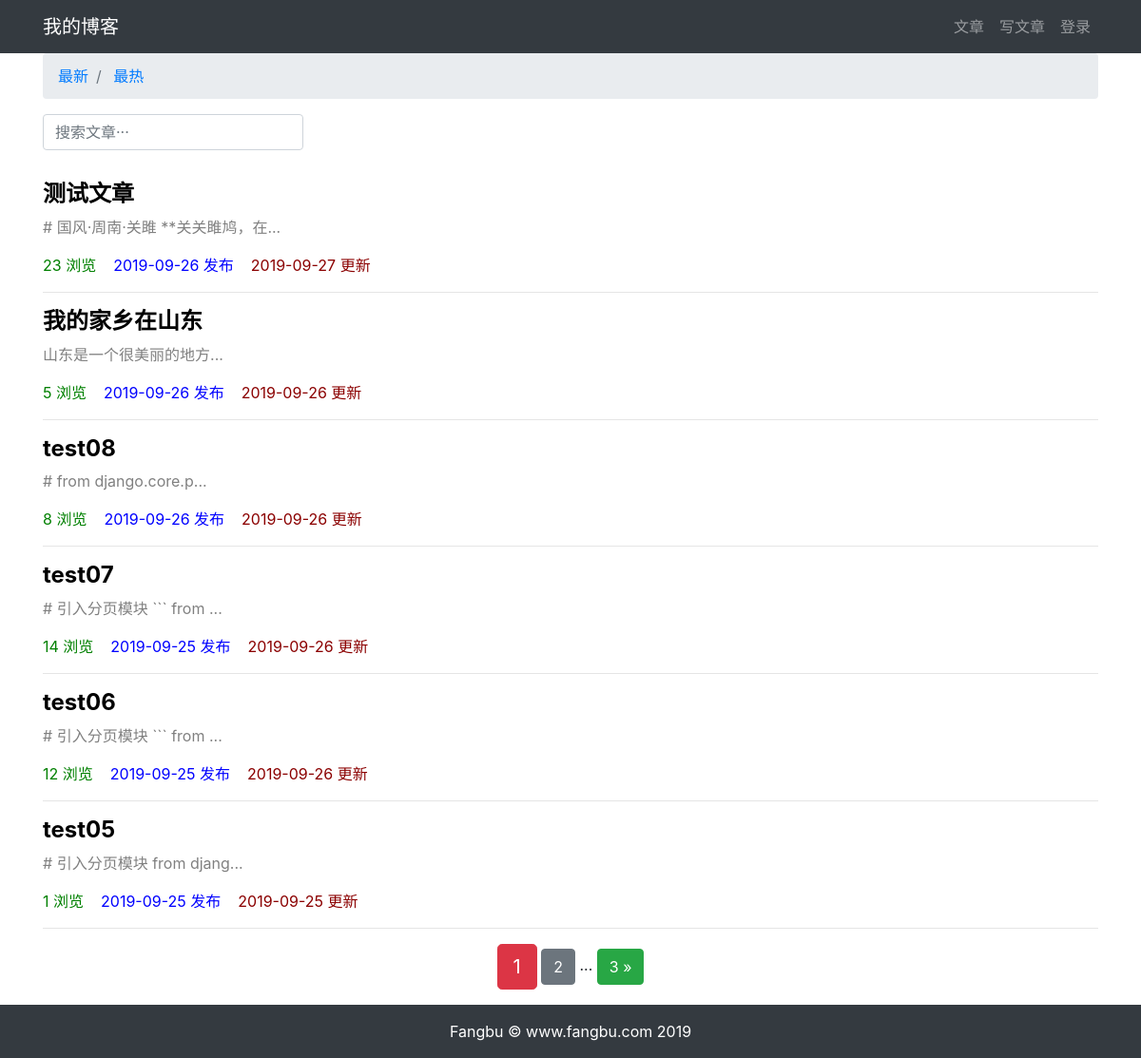
Before: /article/article-list/ with the older database file.
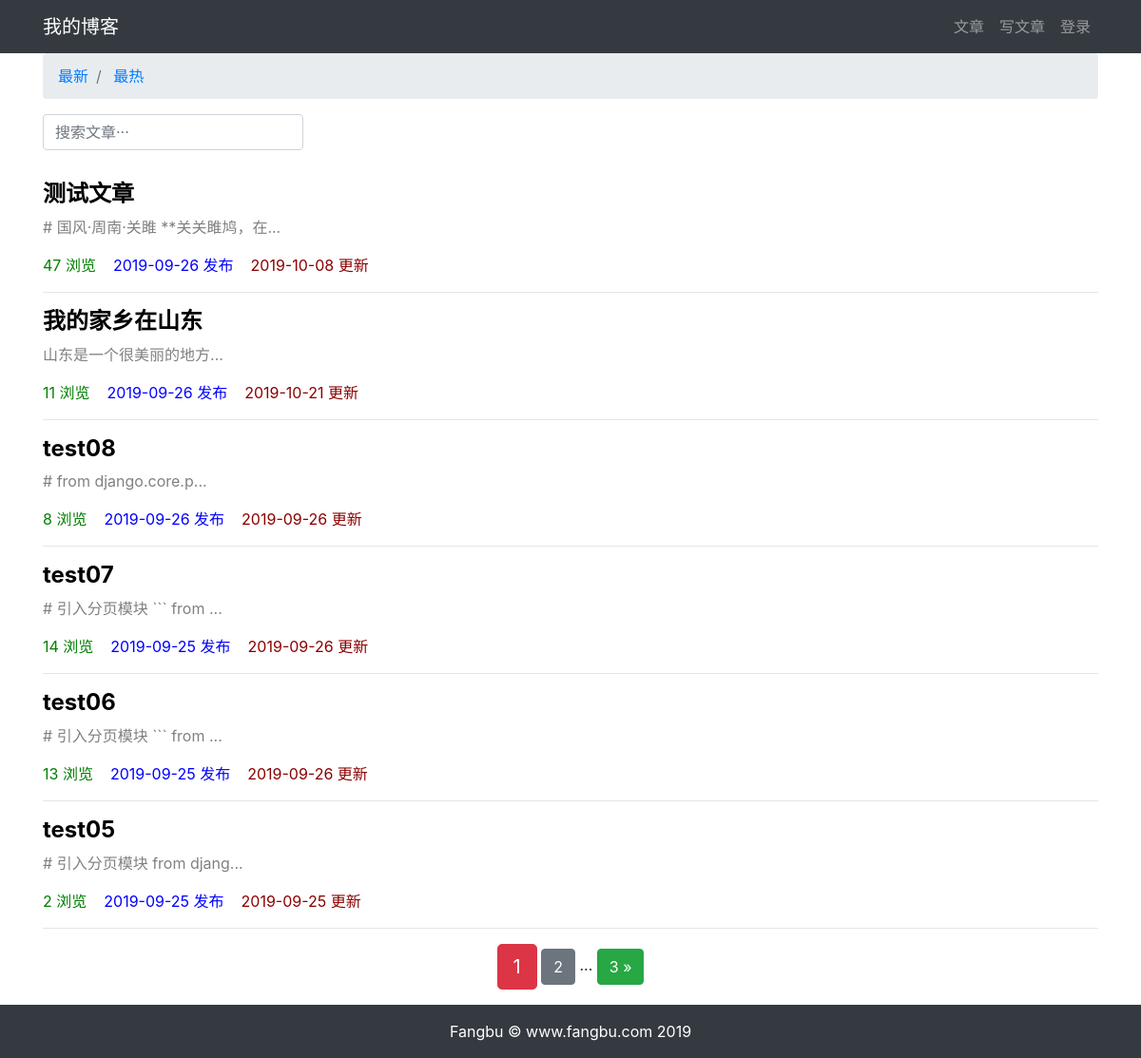
After: the same page with the newer database file.
### article/models.py (models this page shows, shortened)
class ArticlePost(models.Model):
    total_views = models.PositiveIntegerField(default=0)
    author = models.ForeignKey(User, on_delete=models.CASCADE)
    title = models.CharField(max_length=100)
    body = models.TextField()
    created = models.DateTimeField(default=timezone.now)
    updated = models.DateTimeField(auto_now=True)
    class Meta:
        ordering = ('-created',)

### article/views.py (the view)
# urls.py: path('article-list/', views.article_list, name='article_list'),
def article_list(request):
    search = request.GET.get('search')
    order = request.GET.get('order')
    if search:
        if order == 'total_views':
            article_list = ArticlePost.objects.filter(
                Q(title__icontains=search) |
                Q(body__icontains=search)
            ).order_by('-total_views')
        else:
            article_list = ArticlePost.objects.filter(
                Q(title__icontains=search) |
                Q(body__icontains=search)
            )
    else:
        search = ''
        if order == 'total_views':
            article_list = ArticlePost.objects.all().order_by('-total_views')
        else:
            article_list = ArticlePost.objects.all()
    if request.GET.get('order') == 'total_views':
        article_list = ArticlePost.objects.all().order_by('-total_views')
        order = 'total_views'
    else:
        article_list = ArticlePost.objects.all()
        order = 'normal'
    paginator = Paginator(article_list, 6)
    page = request.GET.get('page')
    articles = paginator.get_page(page)
    context = {'articles': articles, 'order': order, 'search': search }
    return render(request, 'article/list.html', context)

### templates/article/list.html (shortened to what this page needs)
{% extends "base.html" %}
{% load staticfiles %}
{% block content %}
<div class="container">
    <nav aria-label="breadcrumb">
        <ol class="breadcrumb">
            <li class="breadcrumb-item">
                <a href="{% url 'article:article_list' %}?search={{ search }}">
                    最新
                </a>
            </li>
            <li class="breadcrumb-item">
                <a href="{% url 'article:article_list' %}?order=total_views&search={{ search }}">
                    最热
                </a>
            </li>
        </ol>
    </nav>
    <div class="row">
        <div class="col-auto mr-auto">
            <form class="form-inline" >
                <input type="text"
                    class="form-control mb-2 mr-sm-2"
                    name="search"
                    placeholder="搜索文章···"
                    required
                >
            </form>
        </div>
    </div>
    <div class="row mt-2">
        {% for article in articles %}
        <div class="col-12">
                <h4>
                    <b>
                        <a href="{% url 'article:article_detail' article.id %}"
                           style="color: black;"
                        >
                            {{ article.title }}
                        </a>
                    </b>
                </h4>
                <div>
                    <p style="color: gray;">
                        {{ article.body|slice:'20' }}...
                    </p>
                </div>
                <p>
                    <span style="color: green;">
                        {{ article.total_views }} 浏览&nbsp;&nbsp;&nbsp;
                    </span>
                    <span style="color: blue;">
                        {{ article.created|date:'Y-m-d' }} 发布&nbsp;&nbsp;&nbsp;
                    </span>
                    <span style="color: darkred;">
                        {{ article.updated|date:'Y-m-d' }} 更新
                    </span>
                </p>
                <hr>
            </div>
       {% endfor %}
    </div>
    <div class="pagination row">
        <div class="m-auto">
            <span class="step-links">
                <span class="current btn btn-danger btn-lg">
                    {{ articles.number }}
                </span>
                {% if articles.has_next %}
                    <a href="?page={{ articles.next_page_number }}&order={{ order }}&search={{ search }}"
                       class="btn btn-secondary">{{ articles.next_page_number }}
                    </a>
                    <span>...</span>
                    <a href="?page={{ articles.paginator.num_pages }}&order={{ order }}&search={{ search }}"
                       class="btn btn-success">{{ articles.paginator.num_pages }} &raquo;
                    </a>
                {% endif %}
            </span>
        </div>
</div>
</div>
{% endblock content %}

### templates/base.html (shortened to what this page needs)
{% load staticfiles %}
<html lang="zh-cn">
<head>
    <link rel="stylesheet" href="{% static 'bootstrap/css/bootstrap.min.css' %}">
    <link rel="stylesheet" href="{% static 'md_css/monokai.css' %}">
</head>
<body>
    {% include 'header.html' %}
    {% block content %}{% endblock content %}
    {% include 'footer.html' %}
</body>
</html>

### templates/header.html (shortened to what this page needs)
<nav class="navbar navbar-expand-lg navbar-dark bg-dark">
  <div class="container">
    <a class="navbar-brand" href="#">我的博客</a>
    <div>
      <ul class="navbar-nav">
        <li class="nav-item">
          <a class="nav-link" href="{% url 'article:article_list' %}">文章</a>
        </li>
        <li class="nav-item">
          <a class="nav-link" href="{% url 'article:article_create' %}">写文章</a>
        </li>
        {% if user.is_authenticated %}
        <li class="nav-item dropdown">
            <a class="nav-link dropdown-toggle" href="#" id="navbarDropdown" role="button" data-toggle="dropdown" aria-haspopup="true" aria-expanded="false">
              {{ user.username }}
            </a>
            <div class="dropdown-menu" aria-labelledby="navbarDropdown">
              <a class="dropdown-item" href="#" onclick="user_delete()">删除用户</a>
              <a class="dropdown-item" href='{% url "userprofile:logout" %}'>退出登录</a>
              <a class="dropdown-item" href='{% url "userprofile:edit" user.id %}'>个人信息</a>
            </div>
        </li>
        {% else %}
        <li class="nav-item">
            <a class="nav-link" href="{% url 'userprofile:login' %}">登录</a>
        </li>
        {% endif %}
      </ul>
    </div>
  </div>
</nav>

### templates/footer.html
{% load staticfiles %}
<div>
    <br><br><br>
</div>
<footer class="py-3 bg-dark fixed-bottom">
    <div class="container">
        <p class="m-0 text-center text-white">Fangbu &copy; www.fangbu.com 2019</p>
    </div>
</footer>

Changed rows visible on the page:
changed ArticlePost "测试文章": total_views "23" → "47"; updated "2019-09-27" → "2019-10-08"
changed ArticlePost "我的家乡在山东": total_views "5" → "11"; updated "2019-09-26" → "2019-10-21"
changed ArticlePost "test06": total_views "12" → "13"
changed ArticlePost "test05": total_views "1" → "2"
